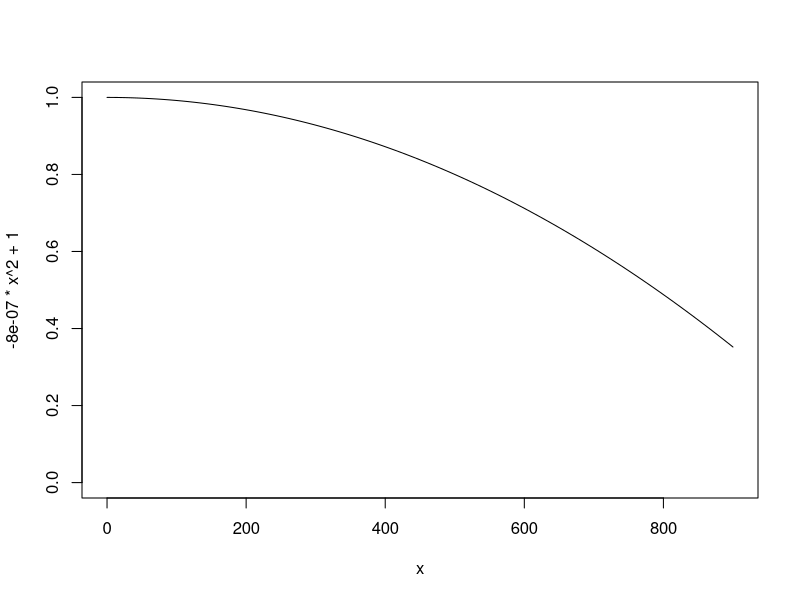
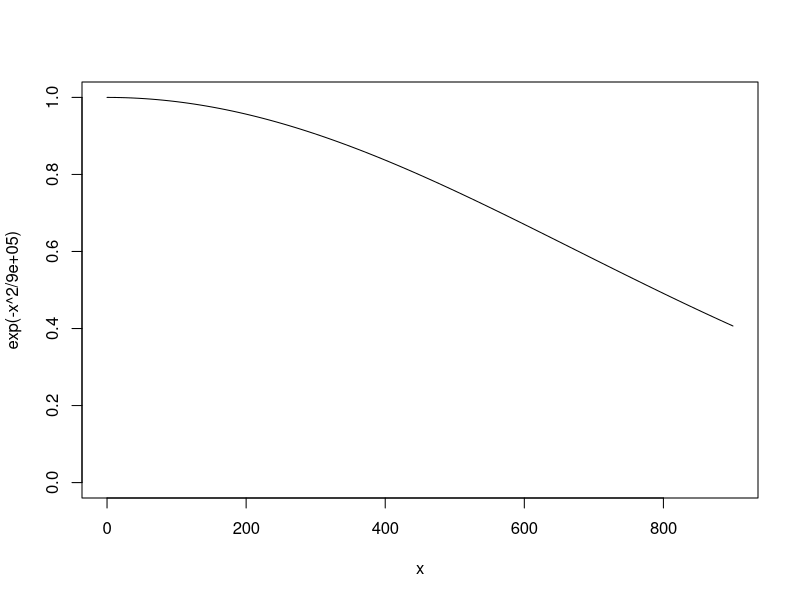
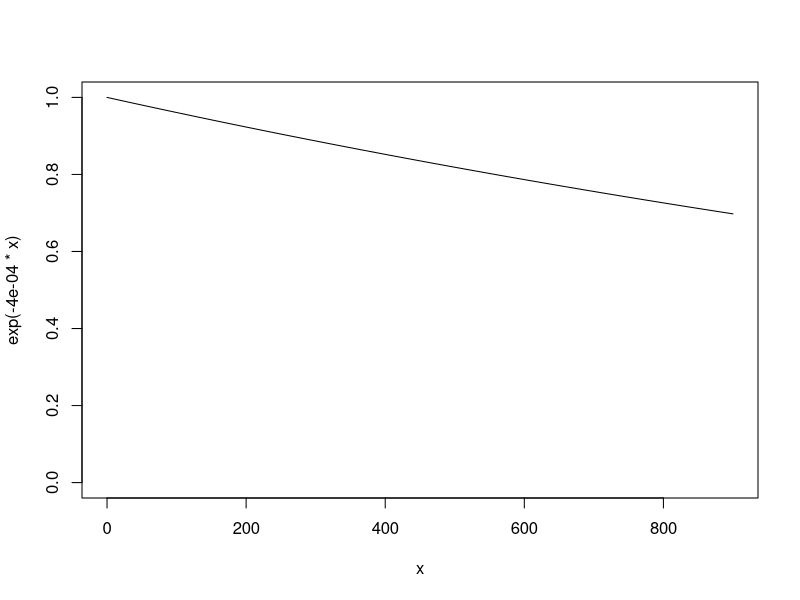
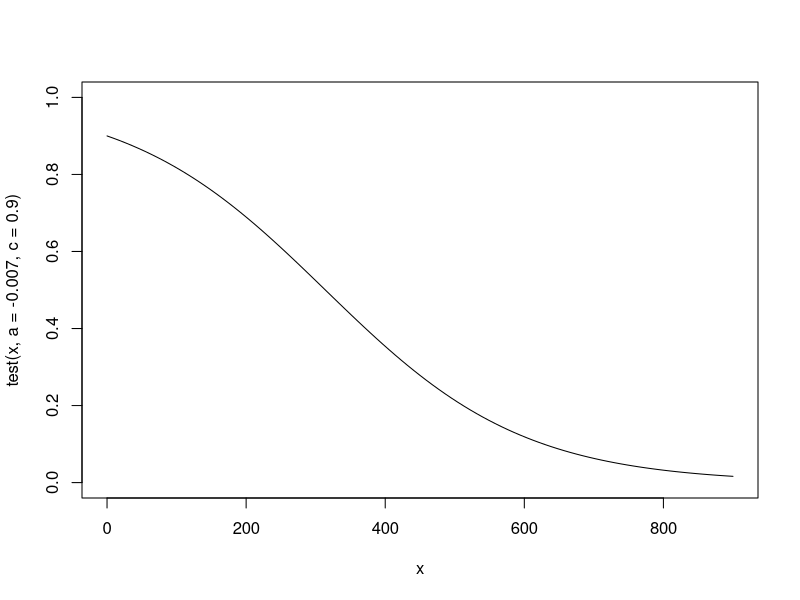
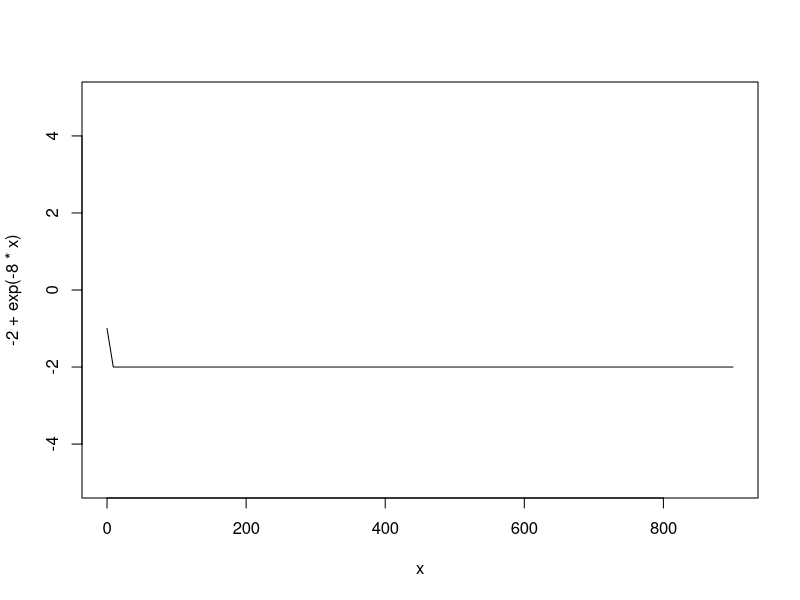

Write R code to recreate these figures, in order.
## ---- chunk 1
curve(-0.0000008*x^2+1,ylim = c(0,1), xlim = c(0,900))

curve(exp(-x^2/900000),ylim = c(0,1), xlim = c(0,900))

curve(exp(-0.0004*x),ylim = c(0,1), xlim = c(0,900))

test <- function(x,a,c) c * exp(a * x) / (c * exp(a * x) + (1 - c))

curve(test(x,a = -0.007, c = 0.9),ylim = c(0,1), xlim = c(0,900))


curve(-2 + exp(- 8 * x),ylim = c(-5,5), xlim = c(0,900))
